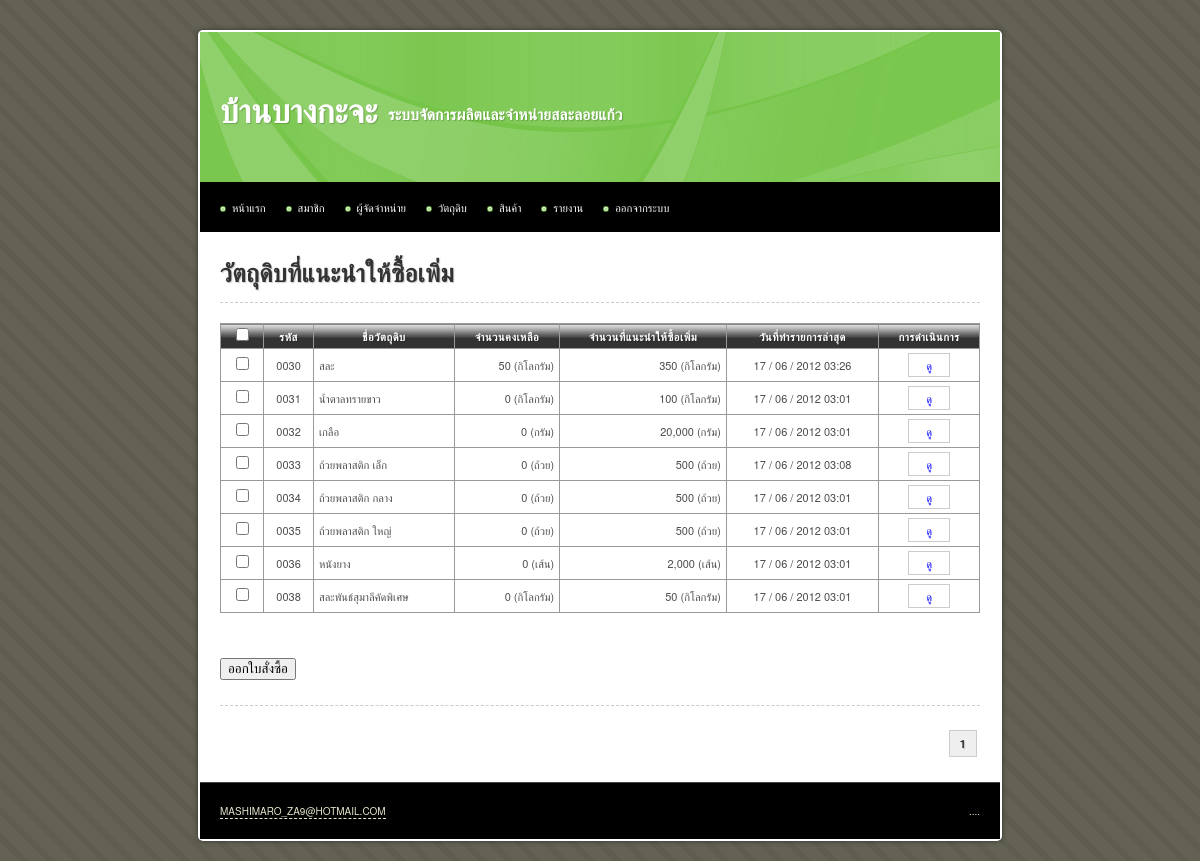
The app's page /main/material_stock.php (signed in), older data.
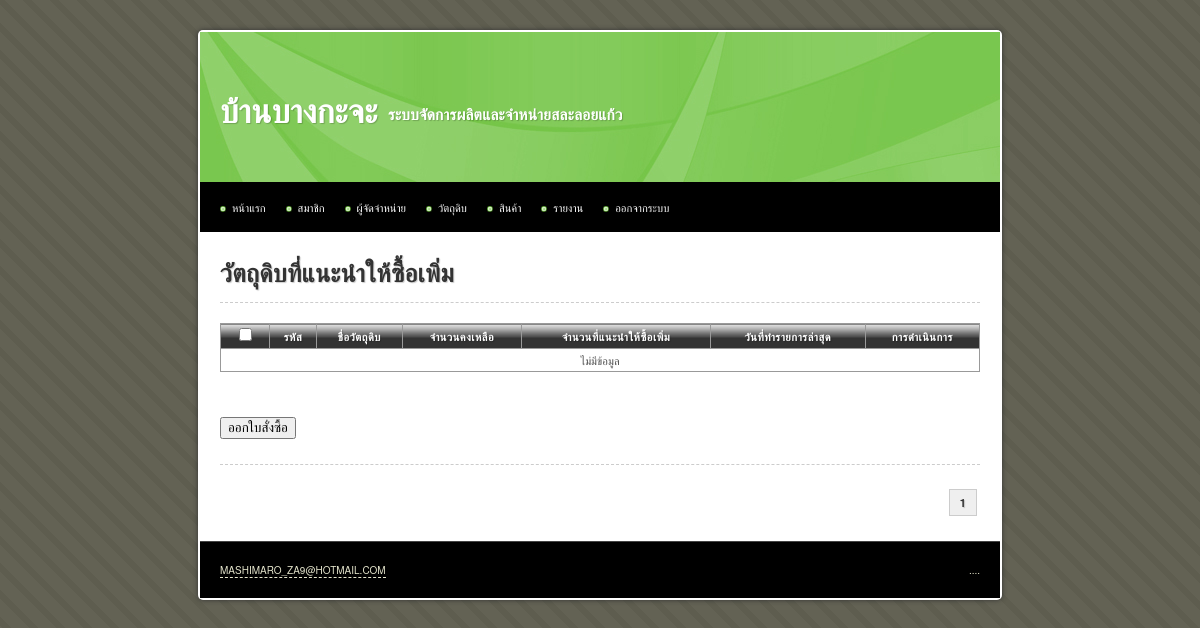
The same page, newer data.
### tables this page shows
CREATE TABLE IF NOT EXISTS `material` (
  `id` int(10) unsigned NOT NULL AUTO_INCREMENT,
  `name` varchar(255) NOT NULL,
  `total` int(10) NOT NULL,
  `description` text,
  `stock_min` int(10) unsigned NOT NULL DEFAULT '0',
  `stock_max` int(10) unsigned NOT NULL DEFAULT '0',
  `unit` varchar(255) NOT NULL,
  `date_create` datetime NOT NULL,
  `date_update` timestamp NOT NULL DEFAULT CURRENT_TIMESTAMP,
  `date_update_transaction` datetime DEFAULT NULL,
  PRIMARY KEY (`id`)
);

### iic_tools/helpers/iic_utilities_helper.php (called while the page is built, shortened)
<?php
function change_date_format($date, $old_separator = "-", $old_format = 'y-m-d', $new_separator = " / ", $new_format = "d-m-y")
{
	@list($_old_format_path1, $_old_format_path2, $_old_format_path3) = explode('-', $old_format);
	@list($_date_path[$_old_format_path1], $_date_path[$_old_format_path2], $_date_path[$_old_format_path3]) = explode($old_separator, $date);
	@list($_new_format_path1, $_new_format_path2, $_new_format_path3) = explode('-', $new_format);
	$_new_date = $_date_path[$_new_format_path1].$new_separator.$_date_path[$_new_format_path2].$new_separator.$_date_path[$_new_format_path3];
	return $_new_date;
}
function change_date_time_format($date_time)
{
	@list($_date, $_time) = explode(" ", $date_time);
	$_new_date		= change_date_format($_date);
	$_new_date_time = $_new_date.' '.substr($_time, 0, 5);
	return $_new_date_time;
}
function zero_fill($length, $data)
{
	while(strlen($data) < $length)
	{
		$data = '0'.$data;
	}
	return $data;
}
function remove_comma($number, $decimal = 0)
{
	$_int		= 0;
	$_decimal	= '';
	if(count(explode (".", $number)) > 1)
	{
		list($_int, $_decimal) = explode (".", $number);
	}
	else
	{
		$_int = ($number == '') ? 0 : $number;
	}
	$_int = explode (',', $_int);
	$_int = implode ($_int);
	$_new_number = $_int.$_decimal;
	return $_new_number;
}
function add_comma($number, $decimal = 0)
{
	$_sign		= '';
	$_int		= 0;
	$_decimal	= '';
	if(count(explode (".", $number)) > 1)
	{
		list($_int, $_decimal) = explode (".", $number);
	}
	else
	{
		$_int = ($number == '') ? 0 : $number;
	}
	$_int = remove_comma($_int);
	if($_int < 0)
	{
		$_sign = '-';
		$_int = str_replace('-', '', $_int);
	}
	else
	{
		$_sign = '';
	}
	$_total_loop = (strlen($_int) > 3) ? floor(strlen($_int) / 3) : 0;
	for($_loop = $_total_loop; $_loop > 0; $_loop--)
	{
		$_length = (3 * $_loop) * -1;
		$_int = substr_replace($_int, ',', $_length, 0 );
	}
	$_new_number = $_sign.$_int.$_decimal;
	return $_new_number;
}

### main/material_stock.php (the view, shortened to what this page needs)
<?php
$sql = 'SELECT * FROM material';
$query = mysql_query($sql);
$total_rows = mysql_num_rows($query);
$rows_per_page = 10;
$limit_start = ($_GET['page'] - 1) * $rows_per_page;
$target = 'material.php?page=';
?>
<!DOCTYPE html PUBLIC "-//W3C//DTD XHTML 1.0 Transitional//EN" "http://www.w3.org/TR/xhtml1/DTD/xhtml1-transitional.dtd">
<html xmlns="http://www.w3.org/1999/xhtml">
<head>
<?php include("inc.css.php"); ?>
</head>
<body>
<div id="container">
	<?php include("inc.header.php"); ?>
	<div id="content">
		<h1>วัตถุดิบที่แนะนำให้ซื้อเพิ่ม</h1>
		<hr />
			<form method="post" action="material_order_create.php">
				<table width="100%" border="1" align="center" cellpadding="5" cellspacing="0">
					<thead>
						<tr>
							<th scope="col"><input type="checkbox" id="select_all" /></th>
							<th scope="col">รหัส</th>
							<th scope="col">ชื่อวัตถุดิบ</th>
							<th scope="col">จำนวนคงเหลือ</th>
							<th scope="col">จำนวนที่แนะนำให้ซื้อเพิ่ม</th>
							<th scope="col">วันที่ทำรายการล่าสุด</th>
							<th scope="col">การดำเนินการ</th>
						</tr>
					</thead>
					<tbody>
						<?php
						$sql = 'SELECT * FROM material WHERE total < stock_min LIMIT '.$limit_start.', '.$rows_per_page;
						$query = mysql_query($sql);
						$query_row = mysql_num_rows($query);
						if($query_row > 0)
						{
							while($data = mysql_fetch_array($query))
							{
								$date_update_transaction = (is_null($data['date_update_transaction'])) ? '-' : change_date_time_format($data['date_update_transaction']);
								echo '	<tr>
											<td class="center"><input type="checkbox" name="id[]" value="'.$data['id'].'" /></td>
											<td class="center">'.zero_fill(4, $data['id']).'</td>
											<td>'.$data['name'].'</td>
											<td class="right">'.add_comma($data['total']).' ('.$data['unit'].')</td>
											<td class="right">'.add_comma(abs($data['total'] - $data['stock_min'])).' ('.$data['unit'].')</td>
											<td class="center">'.$date_update_transaction.'</td>
											<td class="center">
												<a class="button" href="material_view.php?id='.$data['id'].'">ดู</a>
											</td>
										</tr>';
							}
						}
						else
						{
							echo '<tr><td colspan="7" class="center">ไม่มีข้อมูล</td></tr>';
						}
						?>
					</tbody>
				</table>
				<input type="submit" name="create" value="ออกใบสั่งซื้อ" />
			</form>
		<hr style="margin-top:25px" />
		<div class="pagination">
			<?php echo get_pagination($total_rows, $target, $_GET['page'], $rows_per_page); ?>
		</div>
	</div>
	<?php include("inc.footer.php"); ?>
</div>
</body>
</html>

### iic_tools/helpers/iic_crud_helper.php (shortened to what this page needs)
<?php
function get_pagination($total_rows, $target, $current_page, $rows_per_page = 10)
{
	$_total_page = ceil($total_rows / $rows_per_page);
	$_pagination = '';
	$_loop = 1;
	while($_loop <= $_total_page)
	{
		if($_loop <= 3 || $_loop > ($_total_page - 3))
		{
			if($_loop == $current_page)
			{
				$_pagination .= '<strong>'.$_loop.'</strong>';
			}
			else
			{
				$_pagination .= '<a href="'.$target.$_loop.'" title="Page '.$_loop.'">&nbsp;'.$_loop.'&nbsp;</a>';
			}
		}
		$_loop++;
	}
	return $_pagination;
}

Row changes from the older to the newer data that the page shows:
no longer on this page (row edited): material: id "0030", name "สละ", total "50", unit "กิโลกรัม", add_comma(abs($data['total'] - $data['stock_min'])) "350", date_update_transaction "17 / 06 / 2012 03:26"
no longer on this page (row edited): material: id "0031", name "น้ำตาลทรายขาว", total "0", unit "กิโลกรัม", add_comma(abs($data['total']-$data['stock_min'])) "100", date_update_transaction "17 / 06 / 2012 03:01"
no longer on this page (row edited): material: id "0032", name "เกลือ", total "0", unit "กรัม", add_comma(abs($data['total'] - $data['stock_min'])) "20,000", date_update_transaction "17 / 06 / 2012 03:01"
no longer on this page (row edited): material: id "0033", name "ถ้วยพลาสติก เล็ก", total "0", unit "ถ้วย", add_comma(abs($data['total']-$data['stock_min'])) "500", date_update_transaction "17 / 06 / 2012 03:08"
no longer on this page (row edited): material: id "0034", name "ถ้วยพลาสติก กลาง", total "0", unit "ถ้วย", add_comma(abs($data['total']-$data['stock_min'])) "500", date_update_transaction "17 / 06 / 2012 03:01"
no longer on this page (row edited): material: id "0035", name "ถ้วยพลาสติก ใหญ่", total "0", unit "ถ้วย", add_comma(abs($data['total']-$data['stock_min'])) "500", date_update_transaction "17 / 06 / 2012 03:01"
no longer on this page (row edited): material: id "0036", name "หนังยาง", total "0", unit "เส้น", add_comma(abs($data['total'] - $data['stock_min'])) "2,000", date_update_transaction "17 / 06 / 2012 03:01"
no longer on this page (row edited): material: id "0038", name "สละพันธ์สุมาลีคัดพิเศษ", total "0", unit "กิโลกรัม", add_comma(abs($data['total']-$data['stock_min'])) "50", date_update_transaction "17 / 06 / 2012 03:01"
Text that changed along with them:
text now shown: "ไม่มีข้อมูล"
